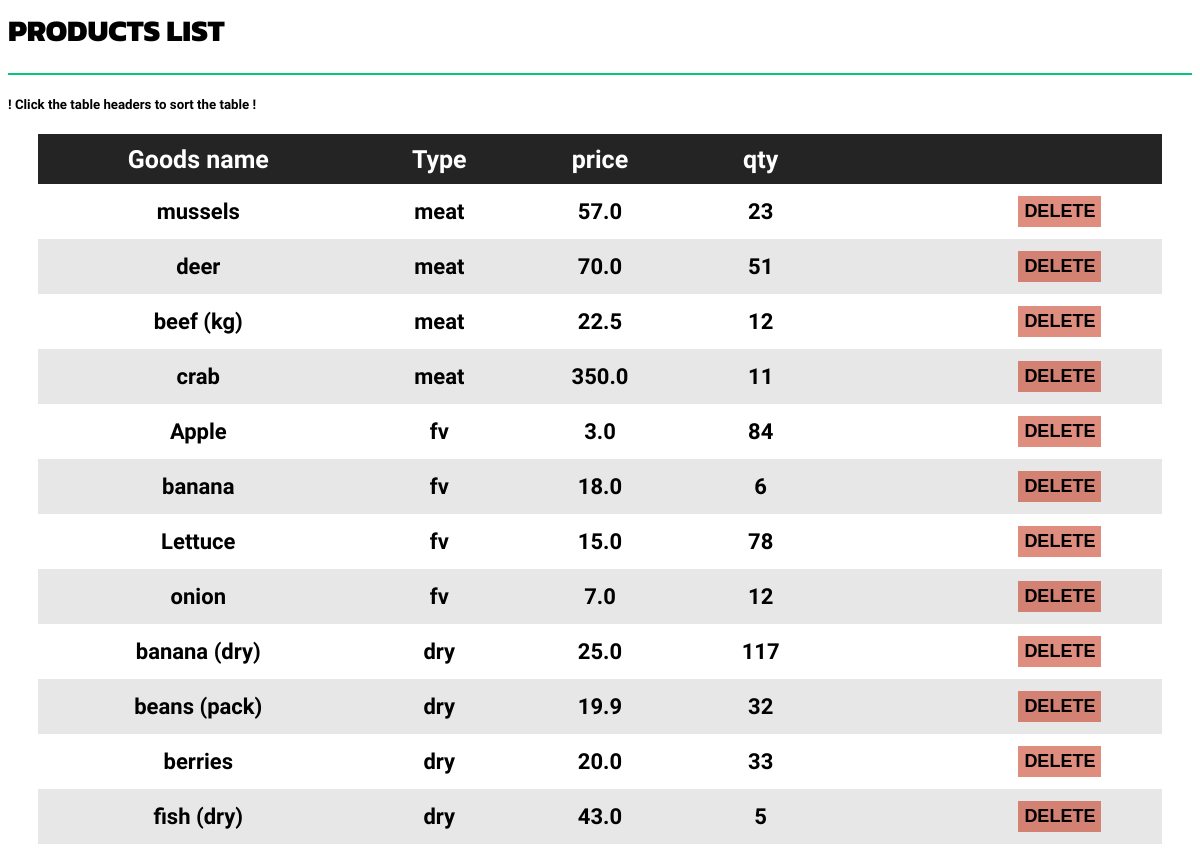
Screenshot of /AProduct.php with the database file from the repository.
### tables this page shows
CREATE TABLE `goods` (
  `GoodsID` int(11) NOT NULL,
  `GoodsType` varchar(5) NOT NULL,
  `GoodsName` varchar(30) NOT NULL,
  `sID` int(11) NOT NULL,
  `Price` float(5,1) NOT NULL,
  `Qty` int(11) NOT NULL,
  PRIMARY KEY (`GoodsID`),
  KEY `FK_sID_idx` (`sID`)
);

### AProduct.php (the view, shortened to what this page needs)
<html>
    <head>
        <link href="assets/css/basic.css" rel="stylesheet" />
        <link href="css/AProduct.css" rel="stylesheet" />
    </head>
    <body>
        <div class="row">
            <div class="col-md-12">
                <h1 class="page-head-line">Products list</h1>
            </div>
        </div>
        <h5>! Click the table headers to sort the table !</h5>
        <table class="goods sortable">
            <tr class="first">
                <th class="name">Goods name</th>
                <th class="type">Type</th>
                <th class="price">price</th>
                <th class="qty">qty</th>
                <th class="btn"></th>
            </tr>
                <?php
                    $bgcolor = 0;
                    $conn = conn();
                    $sql = 'SELECT * FROM Goods;';
                    $rs = mysqli_query($conn, $sql);
                    while($rc = mysqli_fetch_assoc($rs)){
                ?>
            <tr class="content
            <?php
                if($bgcolor==0){
                    $bgcolor=1;
                }else{
                    echo "bgcolor";
                    $bgcolor=0;
                }
            ?>
            ">
                <form method="POST" action="A_Product.php">
                    <td class="name"><?php echo $rc['GoodsName']; ?></th>
                    <td class="type"><?php echo $rc['GoodsType']; ?></th>
                    <td class="price"><?php echo $rc['Price']; ?></th>
                    <td class="qty"><?php echo $rc['Qty']; ?></th>
                    <td class="btn">
                        <button type="submit" id="btnDelete" class="btnDelete">Delete</button>
                    </td>
                </form>
            </tr>
            <?php
                    }
            ?>
        </table>
    </body>
</html>

### assets/css/basic.css (style rules this page uses)
body { font-family: 'Varela Round', sans-serif; }
.page-head-line { font-size: 30px; text-transform: uppercase; color: #000; font-weight: 800; padding-bottom: 20px; border-bottom: 2px solid #00CA79; margin-bottom: 10px; font-family: 'Kanit', sans-serif; }

### css/AProduct.css (style rules this page uses)
.goods { width: 95%; margin: 10px auto; text-align: center; font-size: 22px; border-collapse: collapse; }
.name { width: 20%; }
.type { width: 10%; }
.price { width: 10%; }
.qty { width: 10%; }
.btn { width: 20%; }
.first { background: rgb(36, 36, 36); color: white; padding-top: 12px; padding-bottom: 12px; font-size: 25px; height: 50px; }
.first th { background-color: rgb(36, 36, 36); border: none; }
.content td { padding-top: 12px; padding-bottom: 12px; font-weight: bold; }
.bgcolor { background: rgb(231, 231, 231); }
#btnDelete { display: block; float: right; margin-right: 60px; width: auto; height: 100%; background-color: rgba(192, 29, 0, 0.5); border: none; padding-top: 5px; padding-bottom: 5px; text-transform:uppercase; font-weight: bold; font-size: 18px; transition: background-color 0.2s ease-in }

### rows the page displays
goods: GoodsName "mussels", GoodsType "meat", Price "57.0", Qty "23"
goods: GoodsName "deer", GoodsType "meat", Price "70.0", Qty "51"
goods: GoodsName "beef (kg)", GoodsType "meat", Price "22.5", Qty "12"
goods: GoodsName "crab", GoodsType "meat", Price "350.0", Qty "11"
goods: GoodsName "Apple", GoodsType "fv", Price "3.0", Qty "84"
goods: GoodsName "banana", GoodsType "fv", Price "18.0", Qty "6"
goods: GoodsName "Lettuce", GoodsType "fv", Price "15.0", Qty "78"
goods: GoodsName "onion", GoodsType "fv", Price "7.0", Qty "12"
goods: GoodsName "banana (dry)", GoodsType "dry", Price "25.0", Qty "117"
goods: GoodsName "beans (pack)", GoodsType "dry", Price "19.9", Qty "32"
goods: GoodsName "berries", GoodsType "dry", Price "20.0", Qty "33"
goods: GoodsName "fish (dry)", GoodsType "dry", Price "43.0", Qty "5"
